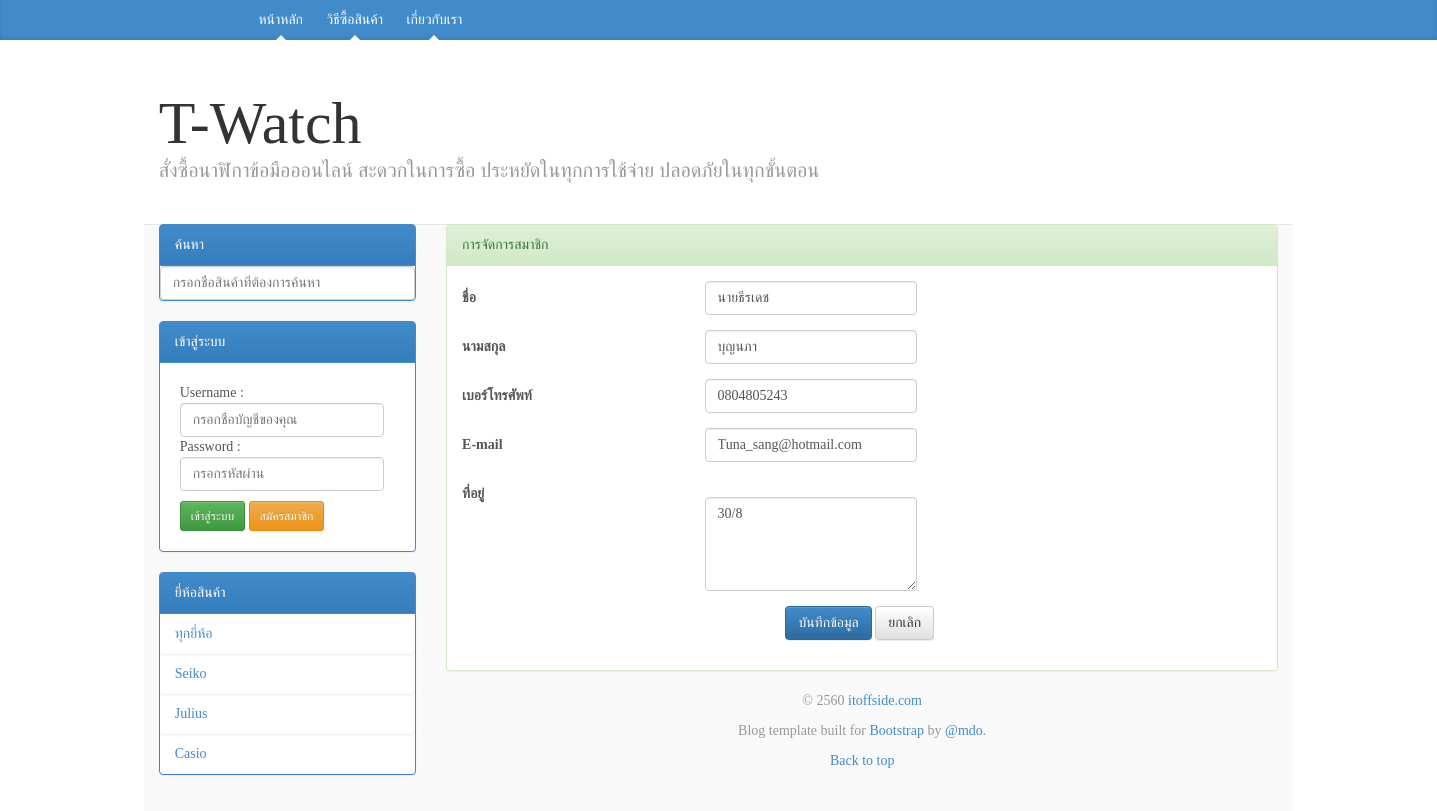
/admin/member/member_update/2, run on the app's committed database.
### tables this page shows
CREATE TABLE `brand` (
  `brand_id` int(11) NOT NULL,
  `brand_name` varchar(100) NOT NULL
);

CREATE TABLE `user` (
  `user_id` int(11) NOT NULL,
  `user_fname` varchar(100) NOT NULL,
  `user_lname` varchar(100) NOT NULL,
  `user_phone` varchar(100) NOT NULL,
  `user_email` varchar(100) NOT NULL,
  `user_username` varchar(100) NOT NULL,
  `user_pwd` varchar(100) NOT NULL,
  `user_address` varchar(500) NOT NULL
);

### application/controllers/admin/member.php (called while the page is built, shortened)
<?php
class member extends CI_Controller {
  public function LoadPage($value){
    $data = $value['Result'];
    $this->load->view('template/header', $data);
    $this->load->view($value['View']);
    $this->load->view('template/footer');
  }
  public function member_update()
  {
    $id = $this->uri->segment(4);
    $member = $this->member_model->Get_member_By_Id($id);
    $Brand = $this->homepage_model->Get_Brand();
    $value = array(
      'Result' => array(
        'brand' => $Brand,
        'member' => $member,
      ),
      'View' => 'admin/member_update',
    );
    $this->LoadPage($value);
  }
}

### index.php (called while the page is built, shortened)
<?php
require_once BASEPATH.'core/CodeIgniter.php';

### application/models/homepage_model.php (called while the page is built, shortened)
<?php
class homepage_model extends CI_Model {
    public function Get_Brand()
    {
      $data = $this->db->order_by('brand_id','DESC')->get('brand')->result_array();
      return $data;
    }
}

### application/models/member_model.php (called while the page is built, shortened)
<?php
class member_model extends CI_Model {
    public function Get_Member_By_Id($id)
    {
      $data = $this->db
      ->where('user_id',$id)
      ->get('user')->result_array();
      return $data;
    }
}

### application/views/admin/member_update.php (the view, shortened to what this page needs)
<div class="col-sm-9">
  <div class="panel panel-success">
    <div class="panel-heading">การจัดการสมาชิก</div>
    <?php echo form_open('admin/member/member_process_update','class="form form-horizontal"'); ?>
    <div class="container" style="padding:15px;">
      <div class="form-group">
        <div class="col-md-3">
          <label class="control-label">ชื่อ</label>
        </div>
        <div class="col-md-3">
          <input required class="form-control" type="text" name="user_fname" placeholder="กรอกชื่อ" value="<?php echo $member[0]['user_fname']?>">
        </div>
      </div>
      <div class="form-group">
        <div class="col-md-3">
          <label class="control-label">นามสกุล</label>
        </div>
        <div class="col-md-3">
          <input required class="form-control" type="text" name="user_lname" placeholder="กรอกชื่อนามสกุล" value="<?php echo $member[0]['user_lname']?>">
        </div>
      </div>
      <div class="form-group">
        <div class="col-md-3">
          <label class="control-label">เบอร์โทรศัพท์</label>
        </div>
        <div class="col-md-3">
          <input required class="form-control" type="text" name="user_phone" placeholder="กรอกเบอร์โทรศัพท์" value="<?php echo $member[0]['user_phone']?>">
        </div>
      </div>
      <div class="form-group">
        <div class="col-md-3">
          <label class="control-label">E-mail</label>
        </div>
        <div class="col-md-3">
          <input required class="form-control" type="text" name="user_email" placeholder="กรอกE-mail" value="<?php echo $member[0]['user_email']?>">
        </div>
      </div>
      <div class="form-group">
        <div class="col-md-3">
          <label class="control-label">ที่อยู่</label>
        </div>
        <div class="col-md-3">
          <textarea name="user_address" required class="form-control" style="margin-top:20px;" cols="50" rows="4"><?php echo $member[0]['user_address']?></textarea>
        </div>
      </div>
    <div class="form-footer">
      <div class="form-group">
        <div class="col-md-9 col-md-offset-4">
          <button type="submit" class="btn btn-primary">บันทึกข้อมูล</button>
          <a href="<?php echo site_url('Admin/member')?>"><button type="button" class="btn btn-default">ยกเลิก</button></a>
        </div>
      </div>
    </div>
    <?php echo form_close(); ?>
  </div>
</div>

### application/views/template/header.php (shortened to what this page needs)
<!doctype html>
<html language="en">
    <head>
        <link rel="stylesheet" type="text/css" href="<?php echo BASE_URL('assets/bootstrap/css/bootstrap.min.css')?>">
        <link rel="stylesheet" type="text/css" href="<?php echo BASE_URL('assets/bootstrap/css/bootstrap-theme.min.css')?>">
        <link rel="stylesheet" type="text/css" href="<?php echo BASE_URL('assets/css/blog.css')?>">
        <link rel="stylesheet" type="text/css" href="<?php echo BASE_URL('assets/css/dataTables.bootstrap.min.css')?>">
    </head>
    <body>
      <?php if (@$_SESSION['ADMIN'] == ''): ?>
      <div class="blog-masthead">
        <div class="container">
          <nav class="blog-nav">
            <a class="blog-nav-item active" href="<?php echo SITE_URL('Home')?>">หน้าหลัก</a>
            <a class="blog-nav-item active" href="<?php echo SITE_URL('howtopay')?>">วิธีซื้อสินค้า</a>
            <a class="blog-nav-item active" href="<?php echo SITE_URL('abountus')?>">เกี่ยวกับเรา</a>
          </nav>
        </div>
      </div>
    <?php endif; ?>
      <div class="container" style="width:80%;">
            <div class="blog-header">
              <?php if (@$_SESSION['ADMIN'] == ''): ?>
              <h1 class="blog-title">T-Watch</h1>
              <p class="lead blog-description">สั่งซื้อนาฬิกาข้อมือออนไลน์ สะดวกในการซื้อ ประหยัดในทุกการใช้จ่าย ปลอดภัยในทุกขั้นตอน</p>
              <?php endif; ?>
            </div>
            <div class="row">
            <div class="col-sm-3 blog-sidebar">
              <div class="panel panel-primary">
                <div class="panel-heading">ค้นหา</div>
              <?php echo form_open('product/product_find');?>
              <span><input type="text" class="form-control" name="find" placeholder="กรอกชื่อสินค้าที่ต้องการค้นหา" onchange="this.form.submit()" value="<?php echo @$find?>"></span>
              <?php echo form_close();?>
              </div>
              <?php if (@$_SESSION['ADMIN'] != ''): ?>
                <div class="panel panel-success">
                  <div class="panel-heading">เข้าสู่ระบบด้วยรหัส : Admin</div>
                  <table style="margin:20px;">
                    <tr><td>เมนูการจัดการ</td></tr>
                    <tr><td><a href="<?php echo SITE_URL('admin/member')?>" class="btn"><span class="glyphicon glyphicon-user"></span> การจัดการสมาชิก</a></td></tr>
                    <tr><td><a href="<?php echo SITE_URL('admin/product')?>" class="btn"><span class="glyphicon glyphicon-gift"></span> การจัดการสินค้า</a></td></tr>
                    <tr><td><a href="<?php echo SITE_URL('admin/brand')?>" class="btn"><span class="glyphicon glyphicon-tag"></span> การจัดการยี่ห้อ</a></td></tr>
                    <tr><td><a href="<?php echo SITE_URL('admin/order')?>" class="btn"><span class="glyphicon glyphicon-inbox"></span> ใบสั่งซื้อ</a></td></tr>
                    <tr><td><a href="<?php echo SITE_URL('Home/logout')?>" class="btn"><span class="glyphicon glyphicon-off"></span> ออกจากระบบ</a></td></tr>
                  </table>
                </div>
              <?php else: ?>
              <div class="panel panel-primary">
                <div class="panel-heading">เข้าสู่ระบบ</div>
                <?php echo form_open('Home/login')?>
                <table style="margin:20px;">
                  <tr><td>Username : </td></tr>
                  <tr><td><input name="LoginUser" autocomplete="off" type="text" class="form-control" placeholder="กรอกชื่อบัญชีของคุณ" required></td></tr>
                  <tr><td>Password : </td></tr>
                  <tr><td><input name="LoginPwd" autocomplete="off" type="password" class="form-control" placeholder="กรอกรหัสผ่าน" required></td></tr>
                  <tr>
                    <td>
                      <button type"submit" class="btn btn-success btn-sm" style="margin-top:10px;">เข้าสู่ระบบ</button>
                      <button type="button" class="btn btn-warning btn-sm" style="margin-top:10px;" data-toggle="modal" data-target="#Register">สมัครสมาชิก</button>
                     </td>
                  </tr>
                </table>
              </div>
            <?php endif; ?>
            <?php if (@$_SESSION['ADMIN'] == ''): ?>
              <div class="panel panel-primary">
                <div class="panel-heading">ยี่ห้อสินค้า</div>
                <ul class="list-group">
                  <li class="list-block"><a href="<?php echo SITE_URL('home')?>">ทุกยี่ห้อ</a></li>
                </ul>
                <?php foreach ($brand as $row): ?>
                <ul class="list-group">
                  <li class="list-block"><a href="<?php echo SITE_URL('product/brand/'.$row['brand_id'])?>"><?php echo $row['brand_name'] ?></a></li>
                </ul>
              <?php endforeach; ?>
              </div>
            <?php endif; ?>
            </div>

### assets/css/blog.css (style rules this page uses)
body { font-family: "Tahoma", Times, serif; color: #555; font-size: 14px; }
h1, .h1, h2, .h2, h3, .h3, h4, .h4, h5, .h5, h6, .h6 { margin-top: 0; font-family: "Times New Roman", Times, serif; font-weight: normal; color: #333; }
@media (min-width: 1200px) { .container { width: 970px; } }
.blog-masthead { background-color: #428bca; -webkit-box-shadow: inset 0 -2px 5px rgba(0,0,0,.1); box-shadow: inset 0 -2px 5px rgba(0,0,0,.1); }
.blog-nav-item { position: relative; display: inline-block; padding: 10px; font-weight: 500; color: #cdddeb; }
.blog-nav .active { color: #fff; }
.blog-nav .active:after { position: absolute; bottom: 0; left: 50%; width: 0; height: 0; margin-left: -5px; vertical-align: middle; content: " "; border-right: 5px solid transparent; border-bottom: 5px solid; border-left: 5px solid transparent; }
.blog-header { padding-top: 20px; padding-bottom: 20px; }
.blog-title { margin-top: 30px; margin-bottom: 0; font-size: 60px; font-weight: normal; }
.blog-description { font-size: 20px; color: #999; }
li.list-block { display: block; position: relative; }
li.list-block a { display: block; position: relative; padding: 10px 15px; }

### data on the page
brand: brand_name "Seiko"
brand: brand_name "Julius"
brand: brand_name "Casio"
user: user_fname "นายธีรเดช", user_lname "บุญนภา", user_phone "0804805243", user_email "Tuna_sang@hotmail.com", user_address "30/8"
